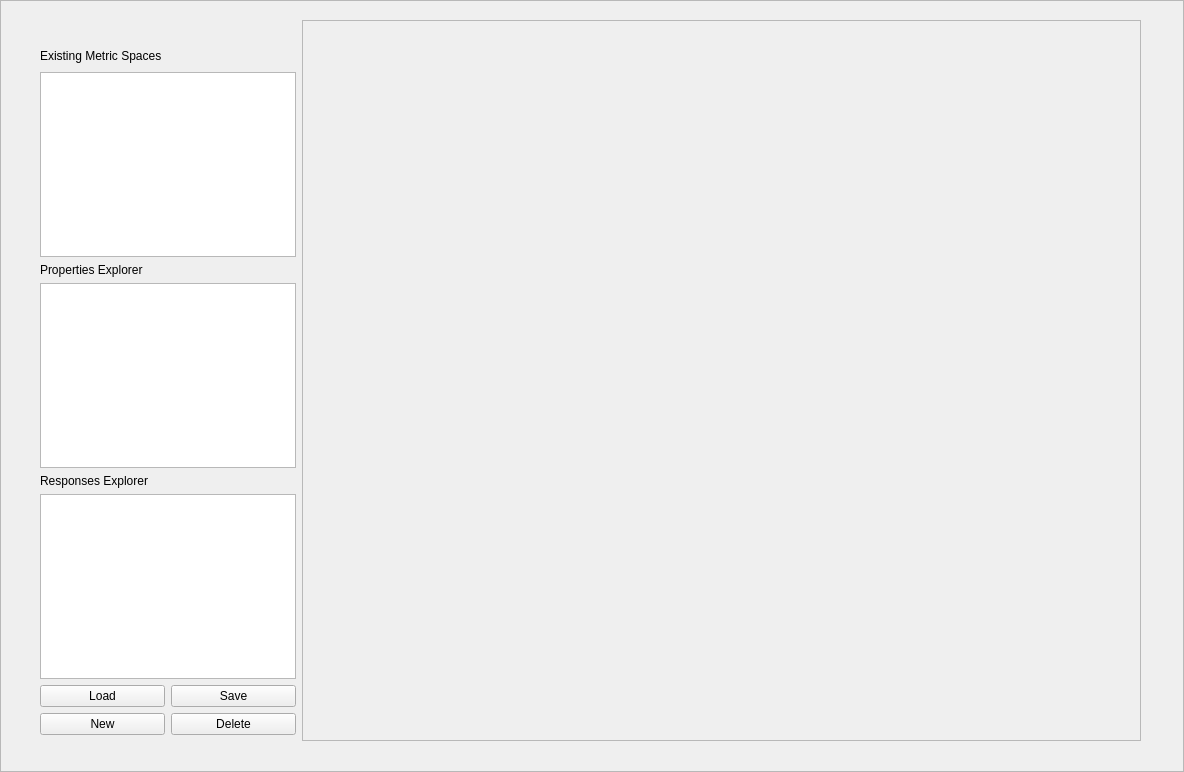
<?xml version="1.0" encoding="UTF-8"?>
<ui version="4.0">
 <class>MDSSpaceAnalystFrame</class>
 <widget class="QFrame" name="MDSSpaceAnalystFrame">
  <property name="geometry">
   <rect>
    <x>0</x>
    <y>0</y>
    <width>1184</width>
    <height>772</height>
   </rect>
  </property>
  <property name="windowTitle">
   <string>Frame</string>
  </property>
  <property name="frameShape">
   <enum>QFrame::StyledPanel</enum>
  </property>
  <property name="frameShadow">
   <enum>QFrame::Raised</enum>
  </property>
  <widget class="QWidget" name="gridLayoutWidget">
   <property name="geometry">
    <rect>
     <x>20</x>
     <y>20</y>
     <width>1141</width>
     <height>721</height>
    </rect>
   </property>
   <layout class="QGridLayout" name="gridLayout">
    <property name="sizeConstraint">
     <enum>QLayout::SetDefaultConstraint</enum>
    </property>
    <item row="8" column="1">
     <layout class="QHBoxLayout" name="horizontalLayout"/>
    </item>
    <item row="7" column="1">
     <layout class="QGridLayout" name="gridLayout_3">
      <item row="0" column="0">
       <widget class="QPushButton" name="loadMDSSpaceButton">
        <property name="text">
         <string>Load</string>
        </property>
       </widget>
      </item>
      <item row="0" column="1">
       <widget class="QPushButton" name="saveMDSSpaceButton">
        <property name="text">
         <string>Save</string>
        </property>
       </widget>
      </item>
      <item row="1" column="1">
       <widget class="QPushButton" name="deleteMDSSpaceButton">
        <property name="text">
         <string>Delete</string>
        </property>
       </widget>
      </item>
      <item row="1" column="0">
       <widget class="QPushButton" name="createMDSSpaceButton">
        <property name="text">
         <string>New</string>
        </property>
       </widget>
      </item>
     </layout>
    </item>
    <item row="0" column="2" rowspan="9">
     <widget class="QScrollArea" name="viewerWidget">
      <property name="widgetResizable">
       <bool>true</bool>
      </property>
      <widget class="QWidget" name="scrollAreaWidgetContents">
       <property name="geometry">
        <rect>
         <x>0</x>
         <y>0</y>
         <width>823</width>
         <height>717</height>
        </rect>
       </property>
      </widget>
     </widget>
    </item>
    <item row="2" column="1">
     <widget class="QTreeView" name="mdsListTreeView">
      <property name="sizePolicy">
       <sizepolicy hsizetype="Fixed" vsizetype="Expanding">
        <horstretch>0</horstretch>
        <verstretch>0</verstretch>
       </sizepolicy>
      </property>
     </widget>
    </item>
    <item row="4" column="1">
     <widget class="QTreeView" name="propertiesTreeExplorer">
      <property name="sizePolicy">
       <sizepolicy hsizetype="Fixed" vsizetype="Expanding">
        <horstretch>0</horstretch>
        <verstretch>0</verstretch>
       </sizepolicy>
      </property>
     </widget>
    </item>
    <item row="1" column="1">
     <widget class="QLabel" name="label_2">
      <property name="text">
       <string>Existing Metric Spaces</string>
      </property>
     </widget>
    </item>
    <item row="3" column="1">
     <widget class="QLabel" name="label_3">
      <property name="text">
       <string>Properties Explorer</string>
      </property>
     </widget>
    </item>
    <item row="6" column="1">
     <widget class="QTreeView" name="responsesTreeExplorer">
      <property name="sizePolicy">
       <sizepolicy hsizetype="Fixed" vsizetype="Expanding">
        <horstretch>0</horstretch>
        <verstretch>0</verstretch>
       </sizepolicy>
      </property>
     </widget>
    </item>
    <item row="5" column="1">
     <widget class="QLabel" name="label_4">
      <property name="text">
       <string>Responses Explorer</string>
      </property>
     </widget>
    </item>
    <item row="1" column="0">
     <spacer name="horizontalSpacer_2">
      <property name="orientation">
       <enum>Qt::Horizontal</enum>
      </property>
      <property name="sizeType">
       <enum>QSizePolicy::Fixed</enum>
      </property>
      <property name="sizeHint" stdset="0">
       <size>
        <width>20</width>
        <height>20</height>
       </size>
      </property>
     </spacer>
    </item>
    <item row="0" column="3">
     <spacer name="horizontalSpacer">
      <property name="orientation">
       <enum>Qt::Horizontal</enum>
      </property>
      <property name="sizeType">
       <enum>QSizePolicy::Fixed</enum>
      </property>
      <property name="sizeHint" stdset="0">
       <size>
        <width>20</width>
        <height>20</height>
       </size>
      </property>
     </spacer>
    </item>
   </layout>
  </widget>
 </widget>
 <resources/>
 <connections/>
</ui>
